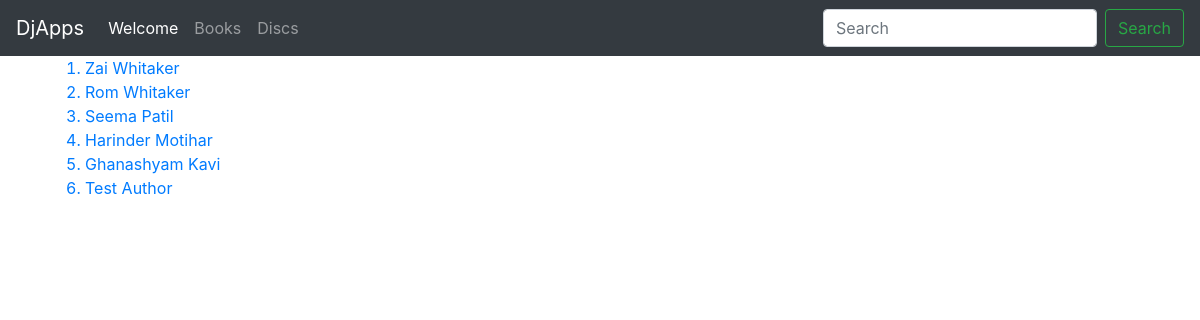
Before: /book/list/authors/ with the older database file.
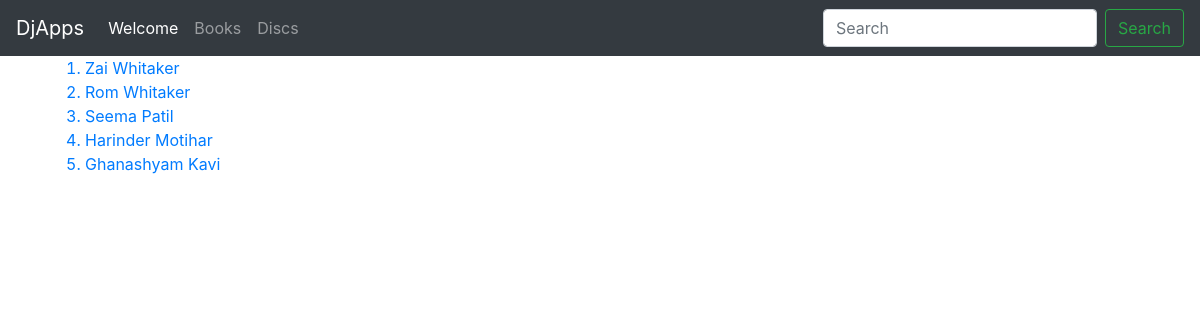
After: the same page with the newer database file.
### book/models.py (models this page shows, shortened)
class Author(models.Model):
    first_name = models.CharField(max_length=256)
    middle_name = models.CharField(max_length=256, blank=True)
    last_name = models.CharField(max_length=256)
    slug = models.SlugField(blank=True)
    dob = models.DateField(blank=True, null=True)
    death = models.DateField(blank=True, null=True)
    address = models.TextField(blank=True)
    wikipedia = models.URLField(blank=True)
    is_active = models.BooleanField(default=True)
    created_on = models.DateTimeField(auto_now_add=True)
    updated_on = models.DateTimeField(auto_now=True)
    @property
    def fullname(self):
        return self.first_name + " " + self.last_name
    def __str__(self):
        return self.fullname

### book/views.py (the view)
# urls.py: path('list/authors/', views.author_list, name='authors_list'),
def author_list(request):
    if request.method == 'GET':
        all_authors = Author.objects.all
        context = {'authors': all_authors, }
        return render(request, 'book/author_list.html', context)
    return render(request, 'book/author_list.html')

### book/templates/book/author_list.html (shortened to what this page needs)
{% extends 'base.html' %}
{% block content %}
<div>
    <ol>
        {% for item in authors %}
        <a href="">
            <li>{{ item }}</li>
        </a>
        {% endfor %}
    </ol>
</div>
{% endblock %}

Changed rows visible on the page:
removed Author: first_name+last_name "Test Author"
